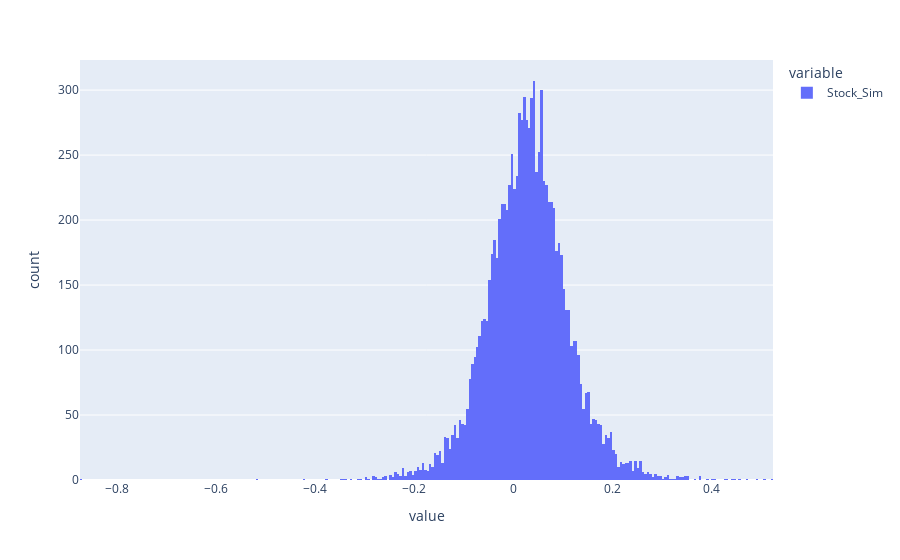

The cell this chart's notebook holds for it:
### Code cell
pd.Series(t_spl, name = "Stock_Sim").hist()

### Figure 1 — Plotly figure (JSON) as saved in the notebook; plotly's stock layout.template omitted (floating-point values rounded to 4 significant figures; data arrays with more than 128 entries replaced by an {"elided": "..."} marker saying what was removed)
{"data": [{"alignmentgroup": "True", "bingroup": "x", "hovertemplate": "variable=Stock_Sim<br>value=%{x}<br>count=%{y}<extra></extra>", "legendgroup": "Stock_Sim", "marker": {"color": "#636efa", "pattern": {"shape": ""}}, "name": "Stock_Sim", "offsetgroup": "Stock_Sim", "orientation": "v", "showlegend": true, "type": "histogram", "x": {"elided": "10000 float values"}, "xaxis": "x", "yaxis": "y"}], "layout": {"autosize": true, "barmode": "relative", "legend": {"title": {"text": "variable"}, "tracegroupgap": 0}, "margin": {"t": 60}, "xaxis": {"anchor": "y", "autorange": true, "domain": [0, 1], "range": [-0.875, 0.525], "title": {"text": "value"}, "type": "linear"}, "yaxis": {"anchor": "x", "autorange": true, "domain": [0, 1], "range": [0, 323.2], "title": {"text": "count"}}}}
